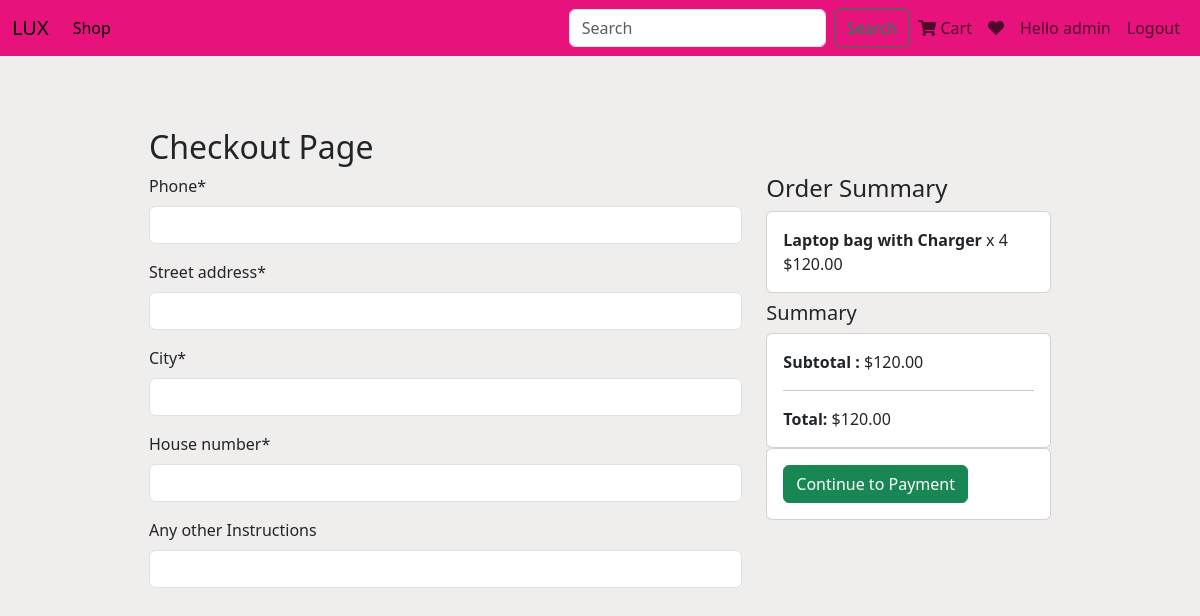
Screenshot of /checkout (signed in) with the database file from the repository.
### users/models.py (models this page shows)
class User(AbstractUser):
    pass

### store/models.py (models this page shows, shortened)
class Cart(models.Model):
    customer = models.ForeignKey(settings.AUTH_USER_MODEL,  on_delete=models.CASCADE)
    product = models.ForeignKey(Product, on_delete= models.CASCADE)
    quantity = models.PositiveBigIntegerField(default=0)
    @property
    def total_cost(self):
        total =0
        cart_total = self.product.price * self.quantity
        total +=cart_total
        return cart_total

class Product(models.Model):
    name = models.CharField(max_length=100)
    description = models.TextField()
    price = models.DecimalField(max_digits=10, decimal_places=2)
    image = models.ImageField(upload_to='products/')
    created_at = models.DateTimeField(auto_now_add=True)

### orders/views.py (the view, shortened to what this page needs)
# urls.py: path('checkout',views.CreateCheckoutSessionView.as_view(), name='checkout' ),
class CreateCheckoutSessionView(View):
    def get(self, request, *args, **kwargs):
        form = OrderForm()
        cart_items = Cart.objects.filter(customer = request.user)
        total_sum = sum(item.total_cost for item in cart_items)
        context = {'form':form, 'cart_items':cart_items,'total_sum':total_sum}
        return render(request,'orders/checkout.html', context )

### orders/forms.py
class OrderForm(forms.ModelForm):
    class Meta:
        model = Order
        fields =  ['phone','street_address','city',
                'house_number','other']
        labels = {
            'other': 'Any other Instructions',
        }

### store/context_processors.py (called while the page is built)
def cart_items(request):
    if request.user.is_authenticated:
        customer = request.user
        total_cart_items = Cart.objects.filter(customer=customer).aggregate(total_quantity=Sum('quantity'))['total_quantity'] or 0
    else:
        total_cart_items = 0
    return {'total_cart_items': total_cart_items}

### orders/templates/orders/checkout.html (shortened to what this page needs)
{% extends 'base.html' %}
{% load crispy_forms_tags %}
{% block content %}
<div class="container mt-5">
    <h2>Checkout Page</h2>
    <div class="row">
        <div class="col-md-8">
            <form method="post" action=" ">
                {{ form|crispy }}
        </div>
        <div class="col-md-4">
            <h4>Order Summary</h4>
            {% for item in cart_items %}
            <div class="card mb-2">
                <div class="card-body">
                    <strong>{{ item.product.name }}</strong>
                    <span class="float-right">x {{ item.quantity }}</span>
                    <br>
                    <span>${{ item.total_cost }}</span>
                </div>
            </div>
            {% endfor %}
            <h5>Summary</h5>
            <div class="card">
                <div class="card-body">
                    <div><strong>Subtotal : </strong><span class="float-right">${{ total_sum }}</span></div>
                    <hr>
                    <div><strong>Total: </strong><span class="float-right">${{ total_sum }}</span></div>
                </div>
            </div>
            <div class="card">
                <div class="card-body">
                    <button type="submit" class="btn btn-success">Continue to Payment</button>
                </div>
            </div>
        </div>
    </div>
</div>
{% endblock %}

### templates/base.html (shortened to what this page needs)
<!doctype html>
<html lang="en">
   <head>
      <link rel="stylesheet" href="https://cdnjs.cloudflare.com/ajax/libs/font-awesome/5.15.4/css/all.min.css">
      <link href="https://cdn.jsdelivr.net/npm/bootstrap@5.3.0/dist/css/bootstrap.min.css" rel="stylesheet">
   </head>
   <body style="background-color: rgb(240, 237, 237);">
      <nav class="navbar navbar-expand-lg " style="background-color: #e8127d;">
         <div class="container-fluid">
            <a class="navbar-brand" href="#">LUX</a>
            <div class="collapse navbar-collapse" id="navbarSupportedContent">
               <ul class="navbar-nav me-auto mb-2 mb-lg-0">
                  <li class="nav-item">
                     <a class="nav-link active" aria-current="page" href="/">Shop</a>
                  </li>
               </ul>
               <form action = "{% url 'search' %}" method="post" class="d-flex" role="search">
                <input class="form-control me-2" type="search" name="search" placeholder="Search" aria-label="Search">
                <button class="btn btn-outline-success" type="submit">Search</button>
              </form>
              <ul class="navbar-nav">
                <a class="nav-link" href="{% url 'cart-list'%}">
                  <i class="fa fa-shopping-cart"></i>
                  <span class="cart-count">Cart</span>
                </a>
                {% if user.is_authenticated %}
               <a href="{% url 'wishlist' %}" class="nav-link">
               <i class="fas fa-heart"></i>
               </a>
                <li class="nav-item">
                  <a class="nav-link" href="#">Hello {{user}}</a>
                </li>
                <li class="nav-item">
                  <a class="nav-link" href="{% url 'logout'%}">Logout</a>
                </li>
                {% else %}
                <li class="nav-item">
                  <a class="nav-link" href="{% url 'register'%}">Login/SignUp</a>
                </li>
                {% endif %}
      </ul>
            </div>
         </div>
      </nav>
      <div class="container mt-4">
         <div class="row justify-content-center">
            <div class="col-md-10">
               {% block content %}
               {% endblock %}
            </div>
         </div>
      </div>
   </body>
</html>

### rows the page displays
User: username "admin"
Cart: product.name "Laptop bag with Charger", quantity "4", total_cost "120.00"

### other values shown
{{ total_sum }} "120.00"
